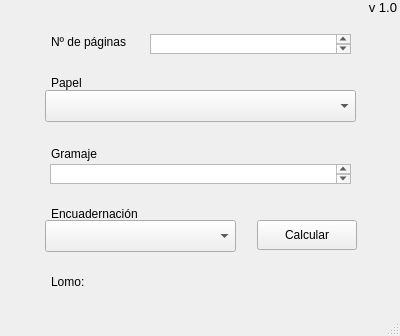
<?xml version="1.0" encoding="UTF-8"?>
<ui version="4.0">
 <class>MainWindow</class>
 <widget class="QMainWindow" name="MainWindow">
  <property name="geometry">
   <rect>
    <x>0</x>
    <y>0</y>
    <width>400</width>
    <height>336</height>
   </rect>
  </property>
  <property name="mouseTracking">
   <bool>false</bool>
  </property>
  <property name="windowTitle">
   <string>Calcular Lomo</string>
  </property>
  <property name="autoFillBackground">
   <bool>false</bool>
  </property>
  <widget class="QWidget" name="centralwidget">
   <widget class="QPushButton" name="pushButton">
    <property name="geometry">
     <rect>
      <x>257</x>
      <y>220</y>
      <width>100</width>
      <height>30</height>
     </rect>
    </property>
    <property name="cursor">
     <cursorShape>ArrowCursor</cursorShape>
    </property>
    <property name="text">
     <string>Calcular</string>
    </property>
   </widget>
   <widget class="QLabel" name="label">
    <property name="geometry">
     <rect>
      <x>51</x>
      <y>34</y>
      <width>100</width>
      <height>16</height>
     </rect>
    </property>
    <property name="text">
     <string>Nº de páginas</string>
    </property>
   </widget>
   <widget class="QTextEdit" name="npaginas">
    <property name="geometry">
     <rect>
      <x>150</x>
      <y>34</y>
      <width>201</width>
      <height>20</height>
     </rect>
    </property>
   </widget>
   <widget class="QLabel" name="label_2">
    <property name="geometry">
     <rect>
      <x>51</x>
      <y>75</y>
      <width>100</width>
      <height>16</height>
     </rect>
    </property>
    <property name="text">
     <string>Papel</string>
    </property>
   </widget>
   <widget class="QComboBox" name="papel">
    <property name="geometry">
     <rect>
      <x>45</x>
      <y>90</y>
      <width>311</width>
      <height>32</height>
     </rect>
    </property>
   </widget>
   <widget class="QLabel" name="label_3">
    <property name="geometry">
     <rect>
      <x>51</x>
      <y>146</y>
      <width>100</width>
      <height>16</height>
     </rect>
    </property>
    <property name="text">
     <string>Gramaje</string>
    </property>
   </widget>
   <widget class="QComboBox" name="encuadernacion">
    <property name="geometry">
     <rect>
      <x>45</x>
      <y>220</y>
      <width>191</width>
      <height>32</height>
     </rect>
    </property>
   </widget>
   <widget class="QLabel" name="label_4">
    <property name="geometry">
     <rect>
      <x>51</x>
      <y>206</y>
      <width>100</width>
      <height>16</height>
     </rect>
    </property>
    <property name="text">
     <string>Encuadernación</string>
    </property>
   </widget>
   <widget class="QLabel" name="label_6">
    <property name="geometry">
     <rect>
      <x>51</x>
      <y>274</y>
      <width>41</width>
      <height>16</height>
     </rect>
    </property>
    <property name="text">
     <string>Lomo:</string>
    </property>
   </widget>
   <widget class="QLabel" name="resultado">
    <property name="geometry">
     <rect>
      <x>110</x>
      <y>274</y>
      <width>241</width>
      <height>16</height>
     </rect>
    </property>
    <property name="text">
     <string/>
    </property>
   </widget>
   <widget class="QTextEdit" name="gramaje">
    <property name="geometry">
     <rect>
      <x>50</x>
      <y>164</y>
      <width>301</width>
      <height>20</height>
     </rect>
    </property>
   </widget>
   <widget class="QLabel" name="label_7">
    <property name="geometry">
     <rect>
      <x>236</x>
      <y>0</y>
      <width>161</width>
      <height>20</height>
     </rect>
    </property>
    <property name="font">
     <font>
      <pointsize>10</pointsize>
     </font>
    </property>
    <property name="text">
     <string>v 1.0</string>
    </property>
    <property name="scaledContents">
     <bool>true</bool>
    </property>
    <property name="alignment">
     <set>Qt::AlignRight|Qt::AlignTop|Qt::AlignTrailing</set>
    </property>
    <property name="wordWrap">
     <bool>false</bool>
    </property>
   </widget>
  </widget>
  <widget class="QStatusBar" name="statusbar"/>
 </widget>
 <resources/>
 <connections/>
</ui>
